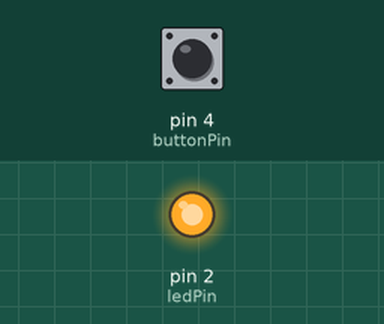
A sketch run on a simulated Arduino Uno, built with avr-gcc and run on an emulated ATmega328P. Shown: output pins drawn as LEDs (lit = HIGH). The test bench sets the inputs (shaded band); at power-on: pin 4 (buttonPin) LOW.

Above: at 1.2 s.
1.3 s: pin 4 (buttonPin) pulled HIGH for 0.15 s
At 1.37 s:
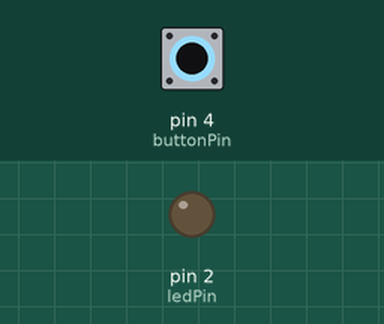
2.9 s: pin 4 (buttonPin) pulled HIGH for 3.2 s
At 7.5 s:
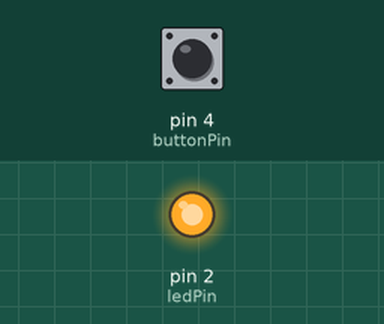
Timing chart, 0 to 9.0 s (numbered marks = the images above; inputs shaded):
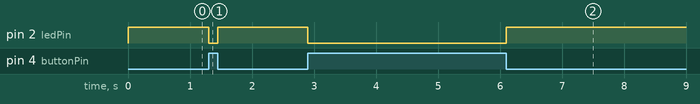

Measured:
- after the input at 1.3 s, pin 2 (ledPin): HIGH → LOW at once, → HIGH 0.15 s later
- after the input at 2.9 s, pin 2 (ledPin): HIGH → LOW at once, → HIGH 3.2 s later

The sketch:

Pushbutton.ino
```cpp
int buttonPin = 4;
int ledPin = 2;
int buttonRead;
void setup() {
  // put your setup code here, to run once:
  pinMode(buttonPin , INPUT);
  pinMode(ledPin , OUTPUT);
  Serial.begin(9600);
}

void loop() {
  // put your main code here, to run repeatedly:
  buttonRead = digitalRead(buttonPin);

  if(buttonRead == 1)
  {
    digitalWrite(ledPin , LOW);
  }

  if(buttonRead == 0)
  {
    digitalWrite(ledPin , HIGH);
  }
}
```
